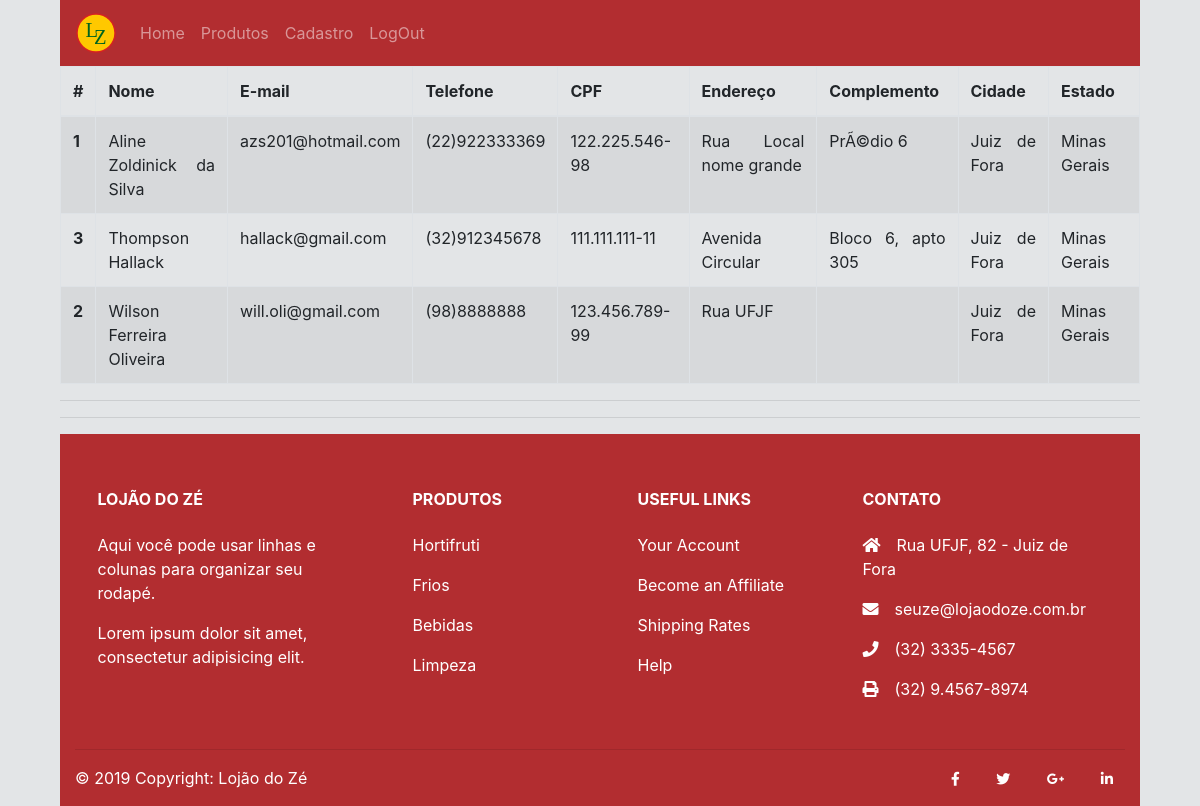
The page /listarCliente.php (signed in) on the database its author committed.
### tables this page shows
CREATE TABLE `usuarios` (
  `id` int(11) NOT NULL,
  `email` text NOT NULL,
  `senha` text NOT NULL,
  `nome` text NOT NULL,
  `telefone` text NOT NULL,
  `cpf` varchar(11) NOT NULL,
  `cnpj` varchar(14) NOT NULL,
  `endereco` text NOT NULL,
  `complemento` text,
  `cidade` text NOT NULL,
  `estado` text NOT NULL,
  `cep` text NOT NULL,
  `tipo` tinyint(1) NOT NULL DEFAULT '0' COMMENT '0=cliente, 1=func, 2=admin',
  `cargo_funcionario` text NOT NULL,
  `salario_funcionario` float NOT NULL,
  `data_entrada_funcionario` date NOT NULL,
  `num_identificacao_funcionario` int(11) NOT NULL
);

### listarCliente.php (the view, shortened to what this page needs)
<!DOCTYPE html>
<html>
<head>
    <link rel="stylesheet" href="publico/css/bootstrap.min.css">
    <link rel="stylesheet" href="https://use.fontawesome.com/releases/v5.8.2/css/all.css">
    <link rel="stylesheet" href="publico/css/estilo.css">
</head>
<?php
    include "header.php";
?>
<body>
	<table class ="table table-striped table-bordered">
	<thead>
    <tr>
    <th scope="col">#</th>
    <th scope="col">Nome</th>
    <th scope="col">E-mail</th>
    <th scope="col">Telefone</th>
    <th scope="col">CPF</th>
    <th scope="col">Endereço</th>
    <th scope="col">Complemento</th>
    <th scope="col">Cidade</th>
    <th scope="col">Estado</th>
    </tr>
	</thead>
    <tbody>
  <?php
    function formataTelefone($numero){
        if(strlen($numero) == 10){
            $novo = substr_replace($numero, '(', 0, 0);
            $novo = substr_replace($novo, '9', 3, 0);
            $novo = substr_replace($novo, ')', 3, 0);
        }else{
            $novo = substr_replace($numero, '(', 0, 0);
            $novo = substr_replace($novo, ')', 3, 0);
        }
        return $novo;
    }
    function formataCPF($cpf){
        $cpf = substr_replace($cpf,'.',3,0);
        $cpf = substr_replace($cpf,'.',7,0);
        $cpf = substr_replace($cpf,'-',11,0);
        return $cpf;
    }
  include_once('conexao.php');
  $sql =  "SELECT id, nome, email, telefone, cpf, endereco, complemento, cidade, estado FROM usuarios WHERE usuarios.tipo=0 ORDER BY usuarios.nome ASC";
  $resultado = mysqli_query($conexao, $sql) or die($conexao->error);
	while($row = mysqli_fetch_array($resultado)) {
		echo '<tr>';
        echo '<th scope="row">'.$row["id"].'</th>';
        echo ' <td> '.$row["nome"].'</td>';
        echo ' <td> '.$row["email"].'</td>';
        echo ' <td> '.formataTelefone($row["telefone"]).'</td>';
        echo ' <td> '.formataCPF($row["cpf"]).'</td>';
        echo ' <td> '.$row["endereco"].'</td>';
        echo ' <td> '.$row["complemento"].'</td>';
        echo ' <td> '.$row["cidade"].'</td>';
        echo ' <td> '.$row["estado"].'</td>';
        echo '</tr>';
	}
	?>
	</table>
    <hr>
</body>
<hr>
<?php
    include "footer.php";
?>
</html>

### publico/css/estilo.css (style rules this page uses)
body { margin-left: 5%; margin-right: 5%; font-family: -apple-system, BlinkMacSystemFont, "Segoe UI", Roboto, "Helvetica Neue", Arial, sans-serif, "Apple Color Emoji", "Segoe UI Emoji", "Segoe UI Symbol"; font-size: 1rem; font-weight: 400; line-height: 1.5; color: #212529; text-align: justify; background-color: rgb(227, 229, 231); }

### rows shown on the page
usuarios: id "1", nome "Aline Zoldinick da Silva", email "azs201@hotmail.com", telefone "(22)922333369", cpf "122.225.546-98", endereco "Rua Local nome grande", complemento "PrÃ©dio 6", cidade "Juiz de Fora", estado "Minas Gerais"
usuarios: id "3", nome "Thompson Hallack", email "hallack@gmail.com", telefone "(32)912345678", cpf "111.111.111-11", endereco "Avenida Circular", complemento "Bloco 6, apto 305", cidade "Juiz de Fora", estado "Minas Gerais"
usuarios: id "2", nome "Wilson Ferreira Oliveira", email "will.oli@gmail.com", telefone "(98)8888888", cpf "123.456.789-99", endereco "Rua UFJF", cidade "Juiz de Fora", estado "Minas Gerais"
